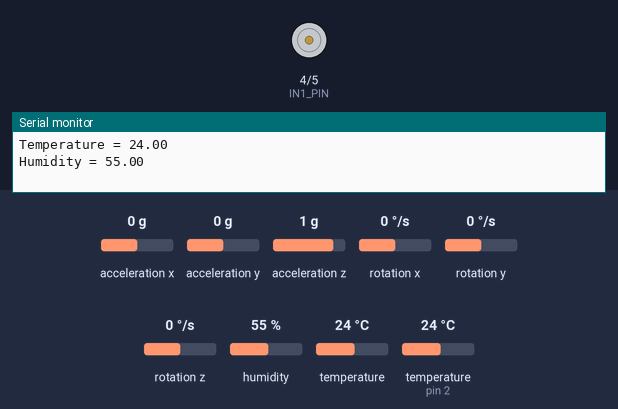
Recording of a sketch running on a simulated Arduino Uno, built with avr-gcc and run on an emulated ATmega328P. Parts: motor-driver pin pairs drawn as motors (green arrow = first pin HIGH = forward, orange = second pin HIGH = backward, longer = more drive), the last lines printed to the serial monitor. The inputs (shaded band) are chosen by the test bench; at power-on: temperature (sensor on pin 2) 24 °C, acceleration x 0 g, acceleration y 0 g, acceleration z 1 g, rotation x 0 °/s, rotation y 0 °/s, rotation z 0 °/s, humidity 55 %, temperature 24 °C.

Above: at 1.9 s.
2.0 s: temperature (sensor on pin 2) set to 12 °C
At 2.24 s:
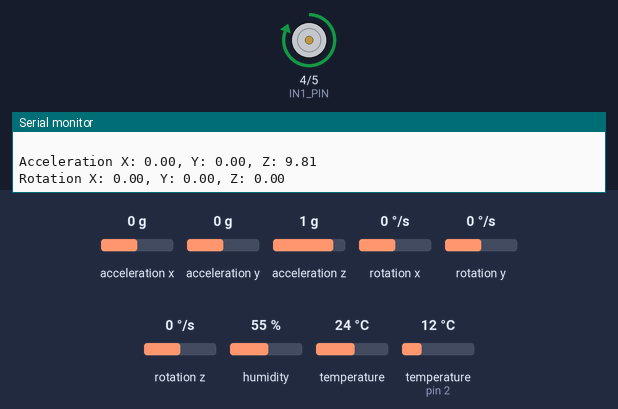
6.5 s: temperature (sensor on pin 2) set to 19 °C
At 8.4 s:
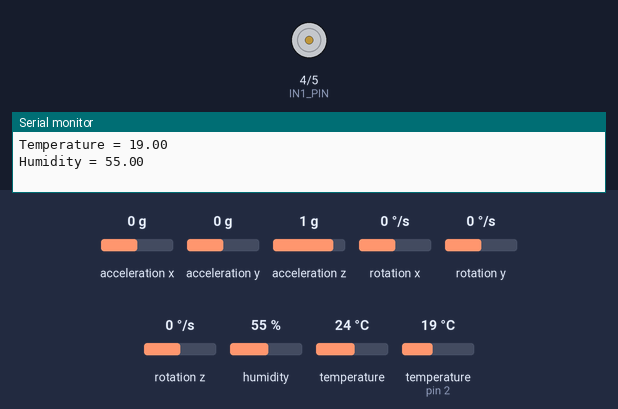
Timing chart, 0 to 17.0 s (numbered marks = the images above; inputs shaded):
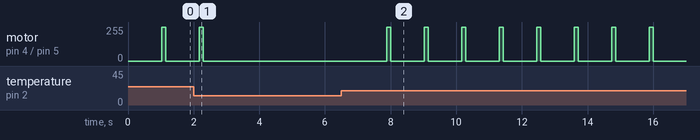

The sketch:

diplomna_kod.ino
```cpp
#include <dht.h>
#include <Wire.h>
#include <Adafruit_Sensor.h>
#include <Adafruit_MPU6050.h>
#include <Keypad.h>

const byte ROWS = 4;
const byte COLS = 1;
const byte ROW_PINS[ROWS] = { 8, 9, 6, 7 };
const byte COL_PINS[COLS] = {1};
char keys[ROWS][COLS] = { '1', '2', '3', '4' };
Keypad keypad = Keypad(makeKeymap(keys), ROW_PINS, COL_PINS, ROWS, COLS);


dht DHT;
Adafruit_MPU6050 mpu;

#define DHT11_PIN 2
#define IN1_PIN 4
#define IN2_PIN 5


const int fanOnTemp = 18;
const int fanOffTemp = 34;
const float Kp = 5;
const float Ki = 0.1;
const float Kd = 0.5;
const int setpoint = 36;

int previousError = 0;
float integral = 0;


void setup(){
  pinMode(IN1_PIN, OUTPUT);
  pinMode(IN2_PIN, OUTPUT);
  digitalWrite(IN1_PIN, LOW);
  digitalWrite(IN2_PIN, LOW);

  mpu.setAccelerometerRange(MPU6050_RANGE_8_G);
  mpu.setGyroRange(MPU6050_RANGE_500_DEG);
  mpu.setFilterBandwidth(MPU6050_BAND_21_HZ);

  Serial.begin(9600);

}

void loop(){

  char key = keypad.getKey();
  if (key != NO_KEY){
    Serial.write(key);
  }

  {
  int chk = DHT.read11(DHT11_PIN);
  float temperature = DHT.temperature;
  Serial.print("Temperature = ");
  Serial.println(DHT.temperature);
  Serial.print("Humidity = ");
  Serial.println(DHT.humidity);
  Serial.println(" ");
  delay(1000);


  int error = setpoint - temperature;
  integral += error;
  float derivative = error - previousError;
  previousError = error;
  float pidOutput = Kp * error + Ki * integral + Kd * derivative;

  if (pidOutput > 0) {
    digitalWrite(IN1_PIN, pidOutput);
    digitalWrite(IN2_PIN, LOW);
  } else {
    digitalWrite(IN1_PIN, LOW);
    digitalWrite(IN2_PIN, -pidOutput);
  }


  if (temperature >= fanOnTemp) {
    digitalWrite(IN1_PIN, HIGH);
    digitalWrite(IN2_PIN, LOW);
  } else if (temperature <= fanOffTemp) {
    digitalWrite(IN1_PIN, LOW);
    digitalWrite(IN2_PIN, LOW);
  }
  }

  {
  sensors_event_t a, g, temp;
  mpu.getEvent(&a, &g, &temp);

  Serial.print("Acceleration X: ");
  Serial.print(a.acceleration.x);
  Serial.print(", Y: ");
  Serial.print(a.acceleration.y);
  Serial.print(", Z: ");
  Serial.print(a.acceleration.z);
  Serial.println(" ");

  Serial.print("Rotation X: ");
  Serial.print(g.gyro.x);
  Serial.print(", Y: ");
  Serial.print(g.gyro.y);
  Serial.print(", Z: ");
  Serial.print(g.gyro.z);
  Serial.println(" ");

  Serial.println("");
  delay(100);


  if ( a.acceleration.x = 0.23, a.acceleration.y = 0.05){
      digitalWrite(IN1_PIN, LOW);
      digitalWrite(IN2_PIN, LOW);
    }
  }
}
```

Measured:
- after the input at 2.0 s, motor on pin 4 (IN1_PIN) / pin 5 (IN2_PIN): goes on until 2.3 s, then stays stopped
- after the input at 6.5 s, motor on pin 4 (IN1_PIN) / pin 5 (IN2_PIN): alternates forward 255/255 for 0.12 s and stopped for 1.0 s, starting after 1.4 s
